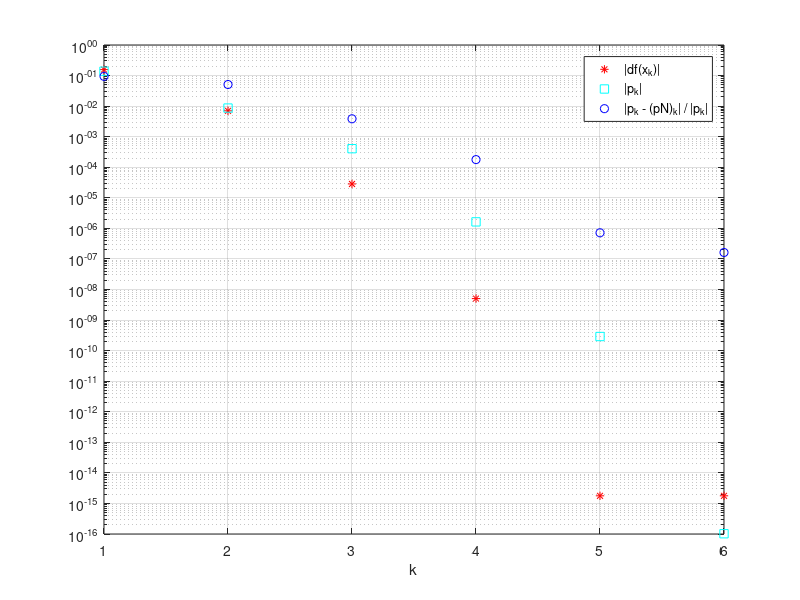

This chart was generated by the following MATLAB code:
% NEWTSEC  compare Newton's and secant steps, to see:
%   * Newton is quadratically convergent
%   * secant is superlinearly convergent
%   * the length of the secant steps asymptotically
%     matches the Newtons step length

f = @(x) sin(3*x) + 5*x.^2 - 12*x;
df = @(x) 3*cos(3*x) + 10*x - 12;
ddf = @(x) -9*sin(3*x) + 10;

xold = 2;
x = 1.5;
for k = 1:6
    pN = - df(x) / ddf(x);
    pS = - df(x) * (x - xold) / (df(x) - df(xold));
    xold = x;
    x = x + pS;
    semilogy(k, abs(df(x)), 'r*', k, abs(pS), 'cs', k, abs(pS - pN)/abs(pS), 'bo')
    hold on
end
xlabel k
legend('|df(x_k)|', '|p_k|', '|p_k - (pN)_k| / |p_k|')
grid on,  hold off